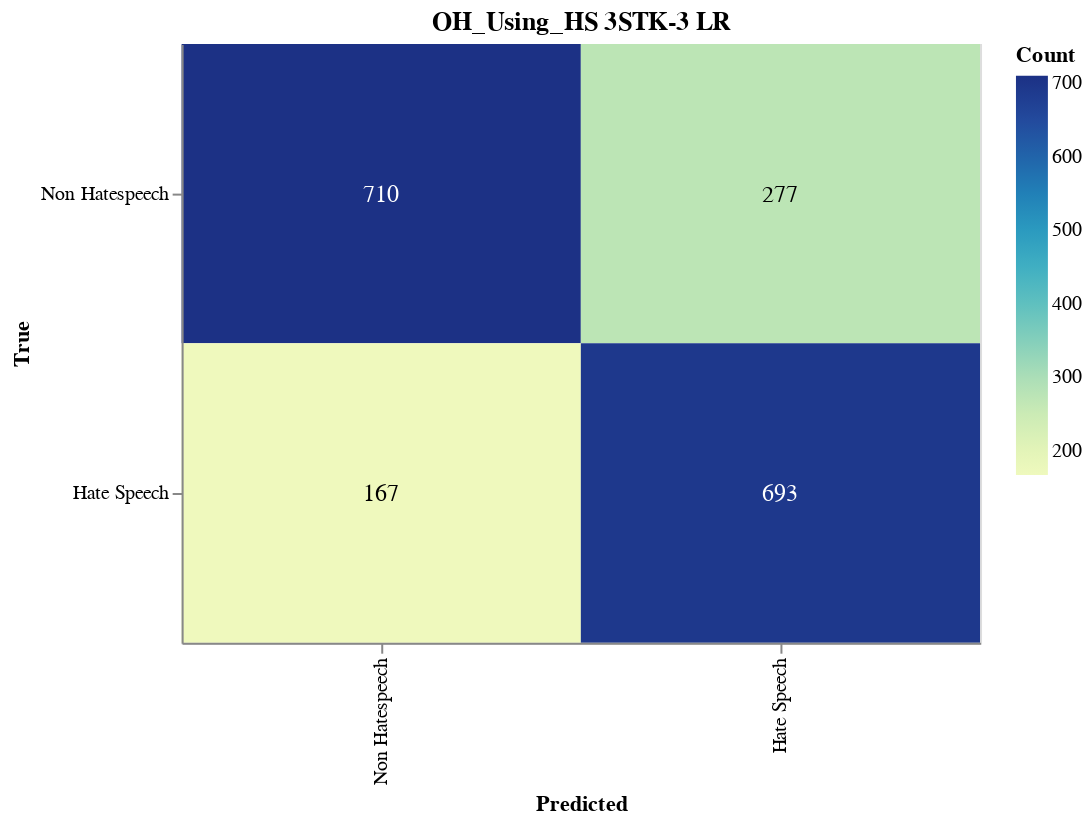

Notebook source saved alongside this figure:
### Markdown cell above
#### Save CM

### Code cell
import altair as alt
import altair_saver
import pandas as pd
from sklearn.metrics import confusion_matrix

# Calculate the confusion matrix
cm = confusion_matrix(y_val, adjusted_predictions)

# Define class names
class_names = ['Non Hatespeech', 'Hate Speech']

# Convert confusion matrix to DataFrame
cm_df = pd.DataFrame(cm, index=class_names, columns=class_names).reset_index().melt(id_vars='index')
cm_df.columns = ['True', 'Predicted', 'Count']

# Ensure the order of categories
cm_df['True'] = pd.Categorical(cm_df['True'], categories=class_names, ordered=True)
cm_df['Predicted'] = pd.Categorical(cm_df['Predicted'], categories=class_names, ordered=True)

# Create the Altair plot
heatmap = alt.Chart(cm_df).mark_rect().encode(
    x=alt.X('Predicted:O', sort=class_names),
    y=alt.Y('True:O', sort=class_names),
    color='Count:Q',
    tooltip=['True', 'Predicted', 'Count']
).properties(
    width=400,
    height=300,
    title='OH_Using_HS 3STK-3 LR'
)

# Add text labels
text = heatmap.mark_text(
    align='center',
    baseline='middle',
    fontSize=12
).encode(
    text='Count:Q',
    color=alt.condition(
        alt.datum.Count > cm.max() / 2,
        alt.value('white'),
        alt.value('black')
    )
)

# Combine heatmap and text
final_chart = heatmap + text

# Display the plot
final_chart.show()

### Figure 1 — Vega-Lite specification as saved in the notebook (floating-point values rounded to 4 significant figures)
{"config": {"view": {"continuousWidth": 300, "continuousHeight": 300}}, "layer": [{"mark": {"type": "rect"}, "encoding": {"color": {"field": "Count", "type": "quantitative"}, "tooltip": [{"field": "True", "type": "ordinal"}, {"field": "Predicted", "type": "ordinal"}, {"field": "Count", "type": "quantitative"}], "x": {"field": "Predicted", "sort": ["Non Hatespeech", "Hate Speech"], "type": "ordinal"}, "y": {"field": "True", "sort": ["Non Hatespeech", "Hate Speech"], "type": "ordinal"}}, "title": "OH_Using_HS 3STK-3 LR"}, {"mark": {"type": "text", "align": "center", "baseline": "middle", "fontSize": 12}, "encoding": {"color": {"condition": {"test": "(datum.Count > 355.0)", "value": "white"}, "value": "black"}, "text": {"field": "Count", "type": "quantitative"}, "tooltip": [{"field": "True", "type": "ordinal"}, {"field": "Predicted", "type": "ordinal"}, {"field": "Count", "type": "quantitative"}], "x": {"field": "Predicted", "sort": ["Non Hatespeech", "Hate Speech"], "type": "ordinal"}, "y": {"field": "True", "sort": ["Non Hatespeech", "Hate Speech"], "type": "ordinal"}}, "title": "OH_Using_HS 3STK-3 LR"}], "data": {"name": "data-6380e6fa23f3fc7f57a8cd1bf2dd4cb3"}, "height": 300, "width": 400, "$schema": "https://vega.github.io/schema/vega-lite/v5.17.0.json", "datasets": {"data-6380e6fa23f3fc7f57a8cd1bf2dd4cb3": [{"True": "Non Hatespeech", "Predicted": "Non Hatespeech", "Count": 710}, {"True": "Hate Speech", "Predicted": "Non Hatespeech", "Count": 167}, {"True": "Non Hatespeech", "Predicted": "Hate Speech", "Count": 277}, {"True": "Hate Speech", "Predicted": "Hate Speech", "Count": 693}]}}
